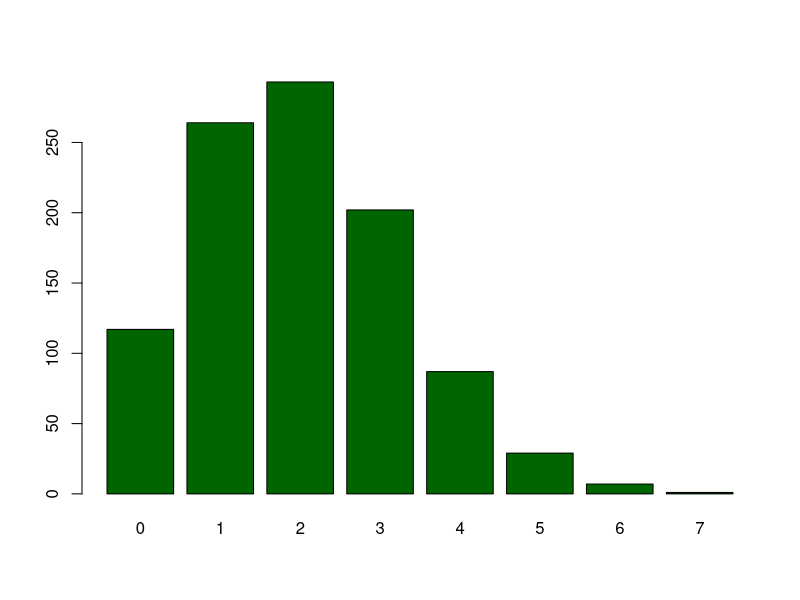

Recreate this plot in R.
## ---- chunk 1
my.tosses = c(0,1,0,1,0,0,0,0,0,0)
## ---- chunk 2
sample(my.tosses, replace = TRUE)
## ---- chunk 3
n.samples = 1000
n.heads = vector()

for (i in 1:n.samples) {
  my.sample <- sample(my.tosses, replace = TRUE)
  
  n.heads[i] <- sum(my.sample) 
}
n.heads
## ---- chunk 4
kableExtra::kable(table(n.heads))
## ---- chunk 5
barplot(table(n.heads), col = "darkgreen")
